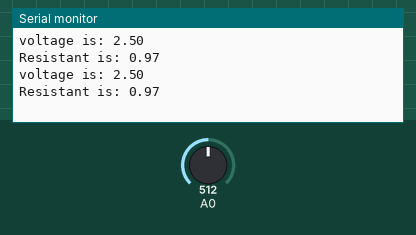
This sketch was run on a simulated Arduino Uno, built with avr-gcc and run on an emulated ATmega328P. On the bench: the last lines printed to the serial monitor. Inputs (shaded band) come from the test bench; at power-on: A0 = 512.

Above: at 2.8 s.
2.9 s: A0 set to 0
At 4.5 s:
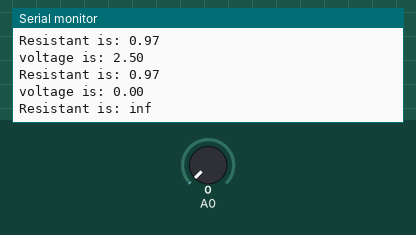
7.5 s: A0 set to 122
At 8.8 s:
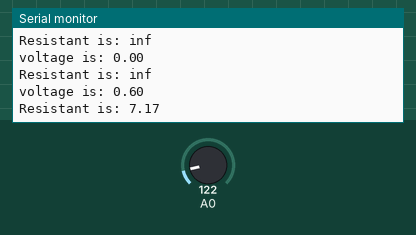
Timing chart, 0 to 10.5 s (numbered marks = the images above; inputs shaded):
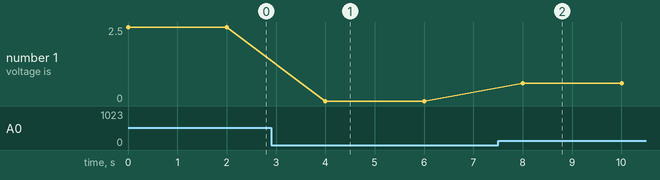

Measured:
- after the input at 2.9 s, the serial monitor: prints a new line after 1.1 s (image 1)
- after the input at 7.5 s, the serial monitor: prints a new line after 0.50 s (image 2)
- plotted number 1: 2.5 → 0 after the input at 2.9 s, 0 → 0.6 after the input at 7.5 s

The sketch:

multimeter.ino
```cpp
float Vout = 0;
int input = 0;
float R2 = 0.97;
float Vin = 5;
float R1 = 0;
void setup() {
  // put your setup code here, to run once:
  pinMode(A0, INPUT);
  Serial.begin(9600);
}

void loop() {
  // put your main code here, to run repeatedly:
  input=analogRead(A0);
  Vout=(input*5.0)/1024.0;
  R1 = (Vin*R2 - Vout*R2)/Vout;
  Serial.print("voltage is: ");
  Serial.println(Vout);
  Serial.print("Resistant is: ");
  Serial.println(R1);
  delay(2000);
}
```
